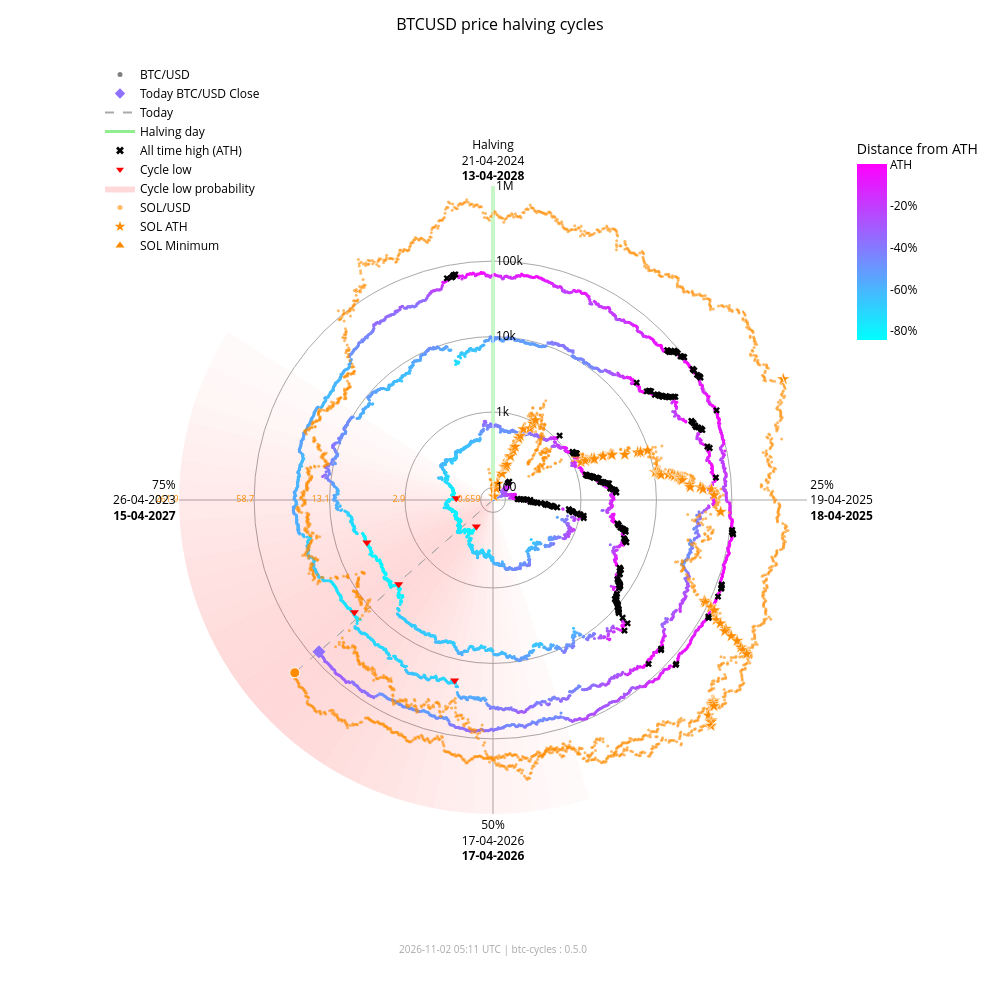

Notebook cell for this chart:
### Markdown cell above
### Interactive chart with overlay

### Code cell
fig_overlay_interactive = btc.plot(
    kind="interactive",
    from_date="2012-11-28",
    overlay=sol,
)
fig_overlay_interactive.show(config={"scrollZoom": True, "displayModeBar": True})

### Figure 1 — Plotly figure (JSON) as saved in the notebook; plotly's stock layout.template omitted (floating-point values rounded to 4 significant figures; data arrays with more than 128 entries replaced by an {"elided": "..."} marker saying what was removed)
{"data": [{"fill": "toself", "fillcolor": "rgba(255,0,0,0.018306980149439524)", "hoverinfo": "skip", "line": {"width": 0}, "mode": "lines", "r": [68.43, 1000000, 1000000, 68.43, 68.43], "showlegend": false, "theta": [162.0, 162.0, 165.6, 165.6, 162.0], "type": "scatterpolar"}, {"fill": "toself", "fillcolor": "rgba(255,0,0,0.02405911634527998)", "hoverinfo": "skip", "line": {"width": 0}, "mode": "lines", "r": [68.43, 1000000, 1000000, 68.43, 68.43], "showlegend": false, "theta": [165.6, 165.6, 169.2, 169.2, 165.6], "type": "scatterpolar"}, {"fill": "toself", "fillcolor": "rgba(255,0,0,0.030803449372254352)", "hoverinfo": "skip", "line": {"width": 0}, "mode": "lines", "r": [68.43, 1000000, 1000000, 68.43, 68.43], "showlegend": false, "theta": [169.2, 169.2, 172.8, 172.8, 169.2], "type": "scatterpolar"}, {"fill": "toself", "fillcolor": "rgba(255,0,0,0.03847233586005252)", "hoverinfo": "skip", "line": {"width": 0}, "mode": "lines", "r": [68.43, 1000000, 1000000, 68.43, 68.43], "showlegend": false, "theta": [172.8, 172.8, 176.4, 176.4, 172.8], "type": "scatterpolar"}, {"fill": "toself", "fillcolor": "rgba(255,0,0,0.04694405159551339)", "hoverinfo": "skip", "line": {"width": 0}, "mode": "lines", "r": [68.43, 1000000, 1000000, 68.43, 68.43], "showlegend": false, "theta": [176.4, 176.4, 180.0, 180.0, 176.4], "type": "scatterpolar"}, {"fill": "toself", "fillcolor": "rgba(255,0,0,0.05605603979818329)", "hoverinfo": "skip", "line": {"width": 0}, "mode": "lines", "r": [68.43, 1000000, 1000000, 68.43, 68.43], "showlegend": false, "theta": [180.0, 180.0, 183.6, 183.6, 180.0], "type": "scatterpolar"}, {"fill": "toself", "fillcolor": "rgba(255,0,0,0.06562330627802694)", "hoverinfo": "skip", "line": {"width": 0}, "mode": "lines", "r": [68.43, 1000000, 1000000, 68.43, 68.43], "showlegend": false, "theta": [183.6, 183.6, 187.2, 187.2, 183.6], "type": "scatterpolar"}, {"fill": "toself", "fillcolor": "rgba(255,0,0,0.07545707932574237)", "hoverinfo": "skip", "line": {"width": 0}, "mode": "lines", "r": [68.43, 1000000, 1000000, 68.43, 68.43], "showlegend": false, "theta": [187.2, 187.2, 190.8, 190.8, 187.2], "type": "scatterpolar"}, {"fill": "toself", "fillcolor": "rgba(255,0,0,0.08537841060169407)", "hoverinfo": "skip", "line": {"width": 0}, "mode": "lines", "r": [68.43, 1000000, 1000000, 68.43, 68.43], "showlegend": false, "theta": [190.8, 190.8, 194.4, 194.4, 190.8], "type": "scatterpolar"}, {"fill": "toself", "fillcolor": "rgba(255,0,0,0.09522272137134848)", "hoverinfo": "skip", "line": {"width": 0}, "mode": "lines", "r": [68.43, 1000000, 1000000, 68.43, 68.43], "showlegend": false, "theta": [194.4, 194.4, 198.0, 198.0, 194.4], "type": "scatterpolar"}, {"fill": "toself", "fillcolor": "rgba(255,0,0,0.10483418800389058)", "hoverinfo": "skip", "line": {"width": 0}, "mode": "lines", "r": [68.43, 1000000, 1000000, 68.43, 68.43], "showlegend": false, "theta": [198.0, 198.0, 201.6, 201.6, 198.0], "type": "scatterpolar"}, {"fill": "toself", "fillcolor": "rgba(255,0,0,0.11405248627197925)", "hoverinfo": "skip", "line": {"width": 0}, "mode": "lines", "r": [68.43, 1000000, 1000000, 68.43, 68.43], "showlegend": false, "theta": [201.6, 201.6, 205.2, 205.2, 201.6], "type": "scatterpolar"}, {"fill": "toself", "fillcolor": "rgba(255,0,0,0.12269756305009562)", "hoverinfo": "skip", "line": {"width": 0}, "mode": "lines", "r": [68.43, 1000000, 1000000, 68.43, 68.43], "showlegend": false, "theta": [205.2, 205.2, 208.8, 208.8, 205.2], "type": "scatterpolar"}, {"fill": "toself", "fillcolor": "rgba(255,0,0,0.13055959037792858)", "hoverinfo": "skip", "line": {"width": 0}, "mode": "lines", "r": [68.43, 1000000, 1000000, 68.43, 68.43], "showlegend": false, "theta": [208.8, 208.8, 212.4, 212.4, 208.8], "type": "scatterpolar"}, {"fill": "toself", "fillcolor": "rgba(255,0,0,0.13740037014073872)", "hoverinfo": "skip", "line": {"width": 0}, "mode": "lines", "r": [68.43, 1000000, 1000000, 68.43, 68.43], "showlegend": false, "theta": [212.4, 212.4, 216.0, 216.0, 212.4], "type": "scatterpolar"}, {"fill": "toself", "fillcolor": "rgba(255,0,0,0.14296927208088228)", "hoverinfo": "skip", "line": {"width": 0}, "mode": "lines", "r": [68.43, 1000000, 1000000, 68.43, 68.43], "showlegend": false, "theta": [216.0, 216.0, 219.6, 219.6, 216.0], "type": "scatterpolar"}, {"fill": "toself", "fillcolor": "rgba(255,0,0,0.14703219887325494)", "hoverinfo": "skip", "line": {"width": 0}, "mode": "lines", "r": [68.43, 1000000, 1000000, 68.43, 68.43], "showlegend": false, "theta": [219.6, 219.6, 223.2, 223.2, 219.6], "type": "scatterpolar"}, {"fill": "toself", "fillcolor": "rgba(255,0,0,0.14940752827264187)", "hoverinfo": "skip", "line": {"width": 0}, "mode": "lines", "r": [68.43, 1000000, 1000000, 68.43, 68.43], "showlegend": false, "theta": [223.2, 223.2, 226.8, 226.8, 223.2], "type": "scatterpolar"}, {"fill": "toself", "fillcolor": "rgba(255,0,0,0.15)", "hoverinfo": "skip", "line": {"width": 0}, "mode": "lines", "r": [68.43, 1000000, 1000000, 68.43, 68.43], "showlegend": false, "theta": [226.8, 226.8, 230.4, 230.4, 226.8], "type": "scatterpolar"}, {"fill": "toself", "fillcolor": "rgba(255,0,0,0.14882314851976614)", "hoverinfo": "skip", "line": {"width": 0}, "mode": "lines", "r": [68.43, 1000000, 1000000, 68.43, 68.43], "showlegend": false, "theta": [230.4, 230.4, 234.0, 234.0, 230.4], "type": "scatterpolar"}, {"fill": "toself", "fillcolor": "rgba(255,0,0,0.14600334989350275)", "hoverinfo": "skip", "line": {"width": 0}, "mode": "lines", "r": [68.43, 1000000, 1000000, 68.43, 68.43], "showlegend": false, "theta": [234.0, 234.0, 237.6, 237.6, 234.0], "type": "scatterpolar"}, {"fill": "toself", "fillcolor": "rgba(255,0,0,0.14176315293000513)", "hoverinfo": "skip", "line": {"width": 0}, "mode": "lines", "r": [68.43, 1000000, 1000000, 68.43, 68.43], "showlegend": false, "theta": [237.6, 237.6, 241.2, 241.2, 237.6], "type": "scatterpolar"}, {"fill": "toself", "fillcolor": "rgba(255,0,0,0.1363869302869166)", "hoverinfo": "skip", "line": {"width": 0}, "mode": "lines", "r": [68.43, 1000000, 1000000, 68.43, 68.43], "showlegend": false, "theta": [241.2, 241.2, 244.8, 244.8, 241.2], "type": "scatterpolar"}, {"fill": "toself", "fillcolor": "rgba(255,0,0,0.13017643696734477)", "hoverinfo": "skip", "line": {"width": 0}, "mode": "lines", "r": [68.43, 1000000, 1000000, 68.43, 68.43], "showlegend": false, "theta": [244.8, 244.8, 248.4, 248.4, 244.8], "type": "scatterpolar"}, {"fill": "toself", "fillcolor": "rgba(255,0,0,0.1234063302665758)", "hoverinfo": "skip", "line": {"width": 0}, "mode": "lines", "r": [68.43, 1000000, 1000000, 68.43, 68.43], "showlegend": false, "theta": [248.4, 248.4, 252.0, 252.0, 248.4], "type": "scatterpolar"}, {"fill": "toself", "fillcolor": "rgba(255,0,0,0.11628949020714345)", "hoverinfo": "skip", "line": {"width": 0}, "mode": "lines", "r": [68.43, 1000000, 1000000, 68.43, 68.43], "showlegend": false, "theta": [252.0, 252.0, 255.6, 255.6, 252.0], "type": "scatterpolar"}, {"fill": "toself", "fillcolor": "rgba(255,0,0,0.108959277972535)", "hoverinfo": "skip", "line": {"width": 0}, "mode": "lines", "r": [68.43, 1000000, 1000000, 68.43, 68.43], "showlegend": false, "theta": [255.6, 255.6, 259.2, 259.2, 255.6], "type": "scatterpolar"}, {"fill": "toself", "fillcolor": "rgba(255,0,0,0.1014715299920515)", "hoverinfo": "skip", "line": {"width": 0}, "mode": "lines", "r": [68.43, 1000000, 1000000, 68.43, 68.43], "showlegend": false, "theta": [259.2, 259.2, 262.8, 262.8, 259.2], "type": "scatterpolar"}, {"fill": "toself", "fillcolor": "rgba(255,0,0,0.09382430417652897)", "hoverinfo": "skip", "line": {"width": 0}, "mode": "lines", "r": [68.43, 1000000, 1000000, 68.43, 68.43], "showlegend": false, "theta": [262.8, 262.8, 266.4, 266.4, 262.8], "type": "scatterpolar"}, {"fill": "toself", "fillcolor": "rgba(255,0,0,0.08598937207621672)", "hoverinfo": "skip", "line": {"width": 0}, "mode": "lines", "r": [68.43, 1000000, 1000000, 68.43, 68.43], "showlegend": false, "theta": [266.4, 266.4, 270.0, 270.0, 266.4], "type": "scatterpolar"}, {"fill": "toself", "fillcolor": "rgba(255,0,0,0.07794710108398434)", "hoverinfo": "skip", "line": {"width": 0}, "mode": "lines", "r": [68.43, 1000000, 1000000, 68.43, 68.43], "showlegend": false, "theta": [270.0, 270.0, 273.6, 273.6, 270.0], "type": "scatterpolar"}, {"fill": "toself", "fillcolor": "rgba(255,0,0,0.06971614429145927)", "hoverinfo": "skip", "line": {"width": 0}, "mode": "lines", "r": [68.43, 1000000, 1000000, 68.43, 68.43], "showlegend": false, "theta": [273.6, 273.6, 277.2, 277.2, 273.6], "type": "scatterpolar"}, {"fill": "toself", "fillcolor": "rgba(255,0,0,0.061371174705723626)", "hoverinfo": "skip", "line": {"width": 0}, "mode": "lines", "r": [68.43, 1000000, 1000000, 68.43, 68.43], "showlegend": false, "theta": [277.2, 277.2, 280.8, 280.8, 277.2], "type": "scatterpolar"}, {"fill": "toself", "fillcolor": "rgba(255,0,0,0.05304520605236535)", "hoverinfo": "skip", "line": {"width": 0}, "mode": "lines", "r": [68.43, 1000000, 1000000, 68.43, 68.43], "showlegend": false, "theta": [280.8, 280.8, 284.4, 284.4, 280.8], "type": "scatterpolar"}, {"fill": "toself", "fillcolor": "rgba(255,0,0,0.044916938988340704)", "hoverinfo": "skip", "line": {"width": 0}, "mode": "lines", "r": [68.43, 1000000, 1000000, 68.43, 68.43], "showlegend": false, "theta": [284.4, 284.4, 288.0, 288.0, 284.4], "type": "scatterpolar"}, {"fill": "toself", "fillcolor": "rgba(255,0,0,0.0371870550186571)", "hoverinfo": "skip", "line": {"width": 0}, "mode": "lines", "r": [68.43, 1000000, 1000000, 68.43, 68.43], "showlegend": false, "theta": [288.0, 288.0, 291.6, 291.6, 288.0], "type": "scatterpolar"}, {"fill": "toself", "fillcolor": "rgba(255,0,0,0.030049603184432498)", "hoverinfo": "skip", "line": {"width": 0}, "mode": "lines", "r": [68.43, 1000000, 1000000, 68.43, 68.43], "showlegend": false, "theta": [291.6, 291.6, 295.2, 295.2, 291.6], "type": "scatterpolar"}, {"fill": "toself", "fillcolor": "rgba(255,0,0,0.023665126797805223)", "hoverinfo": "skip", "line": {"width": 0}, "mode": "lines", "r": [68.43, 1000000, 1000000, 68.43, 68.43], "showlegend": false, "theta": [295.2, 295.2, 298.8, 298.8, 295.2], "type": "scatterpolar"}, {"fill": "toself", "fillcolor": "rgba(255,0,0,0.018141004067302662)", "hoverinfo": "skip", "line": {"width": 0}, "mode": "lines", "r": [68.43, 1000000, 1000000, 68.43, 68.43], "showlegend": false, "theta": [298.8, 298.8, 302.4, 302.4, 298.8], "type": "scatterpolar"}, {"hoverinfo": "skip", "line": {"color": "darkgrey", "dash": "dash", "width": 1}, "mode": "lines", "r": [68.43, 78250.0], "showlegend": false, "theta": [228.9, 228.9], "type": "scatterpolar"}, {"hoverinfo": "skip", "line": {"color": "darkgrey", "dash": "dash", "width": 1}, "mode": "lines", "r": [68.43, 208200.0], "showlegend": false, "theta": [228.9, 228.9], "type": "scatterpolar"}, {"hoverinfo": "skip", "line": {"color": "lightgreen", "width": 3}, "mode": "lines", "r": [68.43, 1000000], "showlegend": false, "theta": [0, 0], "type": "scatterpolar"}, {"hoverinfo": "text", "marker": {"color": {"elided": "4937 str values"}, "size": 3}, "mode": "markers", "r": {"elided": "4937 float values"}, "showlegend": false, "text": {"elided": "4937 str values"}, "theta": {"elided": "4937 float values"}, "type": "scatterpolar"}, {"hoverinfo": "text", "marker": {"color": "#FF8C00", "opacity": 0.6, "size": 3}, "mode": "markers", "r": {"elided": "2397 float values"}, "showlegend": false, "text": {"elided": "2397 str values"}, "theta": {"elided": "2397 float values"}, "type": "scatterpolar"}, {"hoverinfo": "text", "marker": {"color": "#8f70ff", "size": 10, "symbol": "diamond"}, "mode": "markers", "r": [78250.0], "showlegend": false, "text": ["Today<br>Date: 2026-11-01<br>Price: $78,248.45"], "theta": [228.9], "type": "scatterpolar"}, {"hoverinfo": "text", "marker": {"color": "#FF8C00", "line": {"color": "white", "width": 1}, "size": 10, "symbol": "circle"}, "mode": "markers", "r": [208200.0], "showlegend": false, "text": ["Today SOL<br>Date: 2026-11-01<br>Price: $94.45"], "theta": [228.9], "type": "scatterpolar"}, {"hoverinfo": "text", "marker": {"color": "#FF8C00", "line": {"color": "white", "width": 0.5}, "size": 10, "symbol": "star"}, "mode": "markers", "r": [68.43, 76.69, 98.28, 115.1, 160.2, 199.2, 200.3, 203.8, 217.3, 287.8, 349.8, 397.3, 523.3, 573.2, 718.1, 798.5, 948.0, 1078.0, 1271.0, 1461.0, 1785.0, 1908.0, 1917.0, 2530.0, 3215.0, 3302.0, 3322.0, 4795.0, 7121.0, 7760.0, 9679.0, 10370.0, 11210.0, 11600.0, 11830.0, 12190.0, 15220.0, 16990.0, 18090.0, 20010.0, 20730.0, 21720.0, 21920.0, 22700.0, 28100.0, 28410.0, 38550.0, 41750.0, 54000.0, 58230.0, 71670.0, 86520.0, 90770.0, 111800.0, 112400.0, 128500.0, 155700.0, 182600.0, 229400.0, 231200.0, 295100.0, 371400.0, 451600.0, 493500.0, 583700.0, 612100.0, 618900.0, 644000.0, 686600.0, 744100.0, 879500.0, 907500.0, 980900.0, 1000000.0], "showlegend": false, "text": ["SOL ATH<br>Date: 2020-04-10<br>Price: $0.95", "SOL ATH<br>Date: 2020-07-12<br>Price: $1.02", "SOL ATH<br>Date: 2020-07-13<br>Price: $1.18", "SOL ATH<br>Date: 2020-07-15<br>Price: $1.29", "SOL ATH<br>Date: 2020-07-26<br>Price: $1.57", "SOL ATH<br>Date: 2020-07-27<br>Price: $1.78", "SOL ATH<br>Date: 2020-07-28<br>Price: $1.78", "SOL ATH<br>Date: 2020-08-03<br>Price: $1.80", "SOL ATH<br>Date: 2020-08-04<br>Price: $1.87", "SOL ATH<br>Date: 2020-08-06<br>Price: $2.21", "SOL ATH<br>Date: 2020-08-08<br>Price: $2.47", "SOL ATH<br>Date: 2020-08-09<br>Price: $2.67", "SOL ATH<br>Date: 2020-08-10<br>Price: $3.13", "SOL ATH<br>Date: 2020-08-11<br>Price: $3.30", "SOL ATH<br>Date: 2020-08-12<br>Price: $3.77", "SOL ATH<br>Date: 2020-08-28<br>Price: $4.01", "SOL ATH<br>Date: 2020-08-30<br>Price: $4.44", "SOL ATH<br>Date: 2020-08-31<br>Price: $4.78", "SOL ATH<br>Date: 2021-02-02<br>Price: $5.27", "SOL ATH<br>Date: 2021-02-03<br>Price: $5.72", "SOL ATH<br>Date: 2021-02-04<br>Price: $6.43", "SOL ATH<br>Date: 2021-02-05<br>Price: $6.68", "SOL ATH<br>Date: 2021-02-07<br>Price: $6.70", "SOL ATH<br>Date: 2021-02-08<br>Price: $7.88", "SOL ATH<br>Date: 2021-02-10<br>Price: $9.07", "SOL ATH<br>Date: 2021-02-11<br>Price: $9.22", "SOL ATH<br>Date: 2021-02-12<br>Price: $9.25", "SOL ATH<br>Date: 2021-02-19<br>Price: $11.47", "SOL ATH<br>Date: 2021-02-22<br>Price: $14.45", "SOL ATH<br>Date: 2021-02-23<br>Price: $15.20", "SOL ATH<br>Date: 2021-02-24<br>Price: $17.30", "SOL ATH<br>Date: 2021-03-28<br>Price: $18.02", "SOL ATH<br>Date: 2021-03-29<br>Price: $18.85", "SOL ATH<br>Date: 2021-03-30<br>Price: $19.23", "SOL ATH<br>Date: 2021-03-31<br>Price: $19.47", "SOL ATH<br>Date: 2021-04-02<br>Price: $19.81", "SOL ATH<br>Date: 2021-04-03<br>Price: $22.55", "SOL ATH<br>Date: 2021-04-04<br>Price: $24.06", "SOL ATH<br>Date: 2021-04-06<br>Price: $24.96", "SOL ATH<br>Date: 2021-04-07<br>Price: $26.48", "SOL ATH<br>Date: 2021-04-08<br>Price: $27.03", "SOL ATH<br>Date: 2021-04-09<br>Price: $27.78", "SOL ATH<br>Date: 2021-04-11<br>Price: $27.93", "SOL ATH<br>Date: 2021-04-12<br>Price: $28.51", "SOL ATH<br>Date: 2021-04-18<br>Price: $32.30", "SOL ATH<br>Date: 2021-04-21<br>Price: $32.51", "SOL ATH<br>Date: 2021-04-22<br>Price: $38.88", "SOL ATH<br>Date: 2021-04-24<br>Price: $40.74", "SOL ATH<br>Date: 2021-04-25<br>Price: $47.37", "SOL ATH<br>Date: 2021-05-01<br>Price: $49.51", "SOL ATH<br>Date: 2021-05-18<br>Price: $55.91", "SOL ATH<br>Date: 2021-08-16<br>Price: $62.43", "SOL ATH<br>Date: 2021-08-17<br>Price: $64.21", "SOL ATH<br>Date: 2021-08-18<br>Price: $72.54", "SOL ATH<br>Date: 2021-08-19<br>Price: $72.76", "SOL ATH<br>Date: 2021-08-20<br>Price: $78.72", "SOL ATH<br>Date: 2021-08-27<br>Price: $88.09", "SOL ATH<br>Date: 2021-08-28<br>Price: $96.70", "SOL ATH<br>Date: 2021-08-30<br>Price: $110.54", "SOL ATH<br>Date: 2021-09-01<br>Price: $111.03", "SOL ATH<br>Date: 2021-09-02<br>Price: $128.10", "SOL ATH<br>Date: 2021-09-03<br>Price: $146.58", "SOL ATH<br>Date: 2021-09-06<br>Price: $164.38", "SOL ATH<br>Date: 2021-09-07<br>Price: $173.15", "SOL ATH<br>Date: 2021-09-08<br>Price: $191.04", "SOL ATH<br>Date: 2021-10-22<br>Price: $196.43", "SOL ATH<br>Date: 2021-10-23<br>Price: $197.70", "SOL ATH<br>Date: 2021-10-24<br>Price: $202.36", "SOL ATH<br>Date: 2021-10-25<br>Price: $210.10", "SOL ATH<br>Date: 2021-11-02<br>Price: $220.24", "SOL ATH<br>Date: 2021-11-03<br>Price: $242.90", "SOL ATH<br>Date: 2021-11-04<br>Price: $247.39", "SOL ATH<br>Date: 2021-11-06<br>Price: $258.93", "SOL ATH<br>Date: 2025-01-18<br>Price: $261.87"], "theta": [352.0, 15.5, 15.75, 16.25, 19.0, 19.25, 19.5, 21.0, 21.25, 21.75, 22.25, 22.5, 22.75, 23.0, 23.25, 27.25, 27.75, 28.0, 66.75, 67.0, 67.25, 67.5, 68.0, 68.25, 68.75, 69.0, 69.25, 71.0, 71.75, 72.0, 72.25, 80.25, 80.5, 80.75, 81.0, 81.5, 81.75, 82.0, 82.5, 82.75, 83.0, 83.25, 83.75, 84.0, 85.5, 86.25, 86.5, 87.0, 87.25, 88.75, 93.0, 115.5, 115.8, 116.0, 116.2, 116.5, 118.2, 118.5, 119.0, 119.5, 119.8, 120.0, 120.7, 121.0, 121.3, 132.2, 132.5, 132.8, 133.0, 135.0, 135.2, 135.5, 136.0, 67.39], "type": "scatterpolar"}, {"hoverinfo": "text", "marker": {"color": "#FF8C00", "line": {"color": "white", "width": 0.5}, "size": 10, "symbol": "triangle-up"}, "mode": "markers", "r": [68.43], "showlegend": false, "text": ["SOL Minimum<br>Date: 2020-05-11<br>Price: $0.52"], "theta": [0.0], "type": "scatterpolar"}, {"hoverinfo": "text", "marker": {"color": "black", "size": 6, "symbol": "x"}, "mode": "markers", "r": {"elided": "182 float values"}, "showlegend": false, "text": {"elided": "182 str values"}, "theta": {"elided": "182 float values"}, "type": "scatterpolar"}, {"hoverinfo": "text", "marker": {"color": "red", "size": 8, "symbol": "triangle-down"}, "mode": "markers", "r": [178.1, 210.5, 3237.0, 3961.0, 19020.0, 15790.0], "showlegend": false, "text": ["Cycle Low<br>Date: 2015-01-14<br>Price: $178.10<br>ATH distance: -84.5%", "Cycle Low<br>Date: 2015-08-24<br>Price: $210.49<br>ATH distance: -81.7%", "Cycle Low<br>Date: 2018-12-15<br>Price: $3,236.76<br>ATH distance: -83.4%", "Cycle Low<br>Date: 2019-03-15<br>Price: $3,960.91<br>ATH distance: -79.7%", "Cycle Low<br>Date: 2022-06-18<br>Price: $19,017.64<br>ATH distance: -71.9%", "Cycle Low<br>Date: 2022-11-21<br>Price: $15,787.28<br>ATH distance: -76.6%"], "theta": [212.1, 272.7, 228.3, 251.4, 192.0, 231.0], "type": "scatterpolar"}, {"marker": {"color": "grey", "size": 5}, "mode": "markers", "name": "BTC/USD", "r": [null], "theta": [null], "type": "scatterpolar"}, {"marker": {"color": "#8f70ff", "size": 8, "symbol": "diamond"}, "mode": "markers", "name": "Today BTC/USD Close", "r": [null], "theta": [null], "type": "scatterpolar"}, {"line": {"color": "darkgrey", "dash": "dash"}, "mode": "lines", "name": "Today", "r": [null], "theta": [null], "type": "scatterpolar"}, {"line": {"color": "lightgreen", "width": 3}, "mode": "lines", "name": "Halving day", "r": [null], "theta": [null], "type": "scatterpolar"}, {"marker": {"color": "black", "size": 7, "symbol": "x"}, "mode": "markers", "name": "All time high (ATH)", "r": [null], "theta": [null], "type": "scatterpolar"}, {"marker": {"color": "red", "size": 7, "symbol": "triangle-down"}, "mode": "markers", "name": "Cycle low", "r": [null], "theta": [null], "type": "scatterpolar"}, {"fill": "toself", "fillcolor": "rgba(255,0,0,0.15)", "line": {"width": 0}, "mode": "lines", "name": "Cycle low probability", "r": [null], "theta": [null], "type": "scatterpolar"}, {"marker": {"color": "#FF8C00", "opacity": 0.6, "size": 5}, "mode": "markers", "name": "SOL/USD", "r": [null], "theta": [null], "type": "scatterpolar"}, {"marker": {"color": "#FF8C00", "size": 8, "symbol": "star"}, "mode": "markers", "name": "SOL ATH", "r": [null], "theta": [null], "type": "scatterpolar"}, {"marker": {"color": "#FF8C00", "size": 8, "symbol": "triangle-up"}, "mode": "markers", "name": "SOL Minimum", "r": [null], "theta": [null], "type": "scatterpolar"}, {"hoverinfo": "skip", "marker": {"cmax": 0, "cmin": -0.8453, "color": [0], "colorbar": {"len": 0.25, "ticktext": ["ATH", "-20%", "-40%", "-60%", "-80%", "-100%"], "tickvals": [0, -0.2, -0.4, -0.6, -0.8, -1.0], "title": {"text": "Distance from ATH"}, "x": 0.95, "y": 0.92, "yanchor": "top"}, "colorscale": {"elided": "256x2 mixed values"}, "showscale": true, "size": 0}, "mode": "markers", "r": [null], "showlegend": false, "theta": [null], "type": "scatterpolar"}, {"hoverinfo": "skip", "mode": "text", "r": [100, 1000, 10000, 100000, 1000000], "showlegend": false, "text": ["0.659", "2.9", "13.1", "58.7", "261.9"], "textfont": {"color": "#FF8C00", "size": 9}, "textposition": "middle left", "theta": [270, 270, 270, 270, 270], "type": "scatterpolar"}], "layout": {"annotations": [{"font": {"color": "darkgrey", "size": 10}, "showarrow": false, "text": "2026-11-02 05:11 UTC | btc-cycles : 0.5.0", "x": 0.5, "xref": "paper", "y": -0.02, "yref": "paper"}], "font": {"color": "black"}, "height": 1000, "legend": {"bgcolor": "rgba(0,0,0,0)", "font": {"color": "black"}, "x": 0.0, "y": 1.0}, "margin": {"b": 60, "l": 100, "r": 80, "t": 60}, "paper_bgcolor": "white", "plot_bgcolor": "white", "polar": {"angularaxis": {"color": "black", "direction": "clockwise", "gridcolor": "darkgrey", "rotation": 90, "ticktext": ["Halving<br>21-04-2024<br><b>13-04-2028</b>", "25%<br>19-04-2025<br><b>18-04-2025</b>", "50%<br>17-04-2026<br><b>17-04-2026</b>", "75%<br>26-04-2023<br><b>15-04-2027</b>"], "tickvals": [0, 90, 180, 270]}, "bgcolor": "white", "domain": {"x": [0.1, 0.9], "y": [0.05, 0.95]}, "radialaxis": {"angle": 90, "color": "black", "gridcolor": "darkgrey", "range": [1.835, 6.0], "tickangle": 90, "ticktext": ["100", "1k", "10k", "100k", "1M"], "tickvals": [100, 1000, 10000, 100000, 1000000], "type": "log"}}, "title": {"font": {"color": "black", "size": 16}, "text": "BTCUSD price halving cycles", "x": 0.5}, "width": 1000}}
